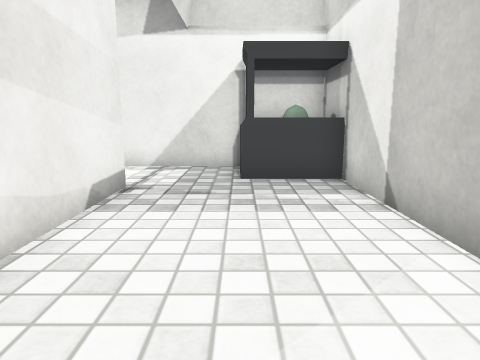
[1] (above)

18 first-person views from a walk through a scene from a Unity 3-D project. The camera is 0.71 m above the floor, tilts 10° down and sees 70° across. The floor is counted in squares, 0.5 m on a side. Each view is taken from the middle of a square. On the plan, view 1 faces up. The plan holds only what a view shows up to about 15 squares ahead; the rest is blank. The place goes on beyond the plan. The player character is not drawn. Some surface patterns are stand-ins.

[2]
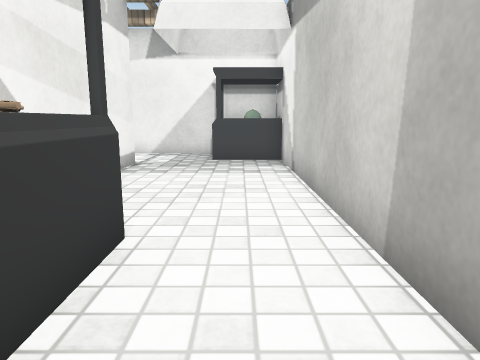

[3]
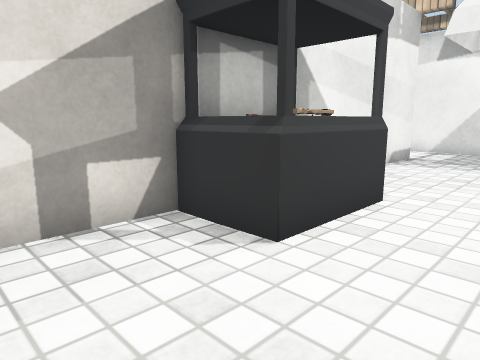

[4]
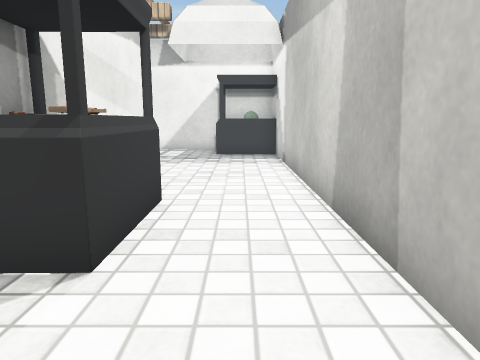

[5]
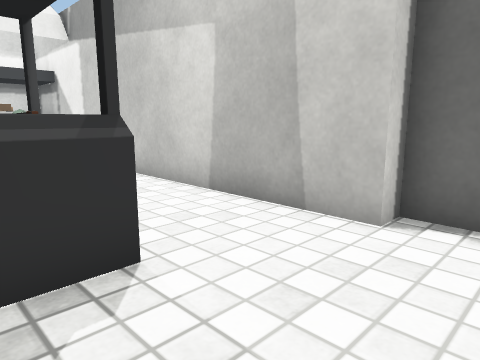

[6]
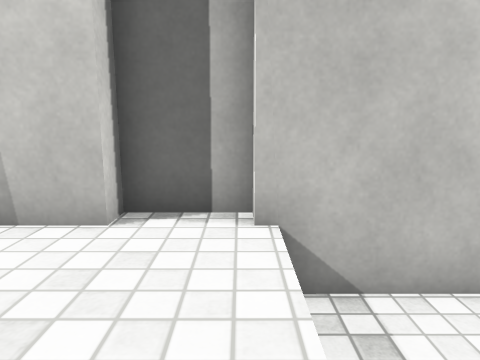

[7]
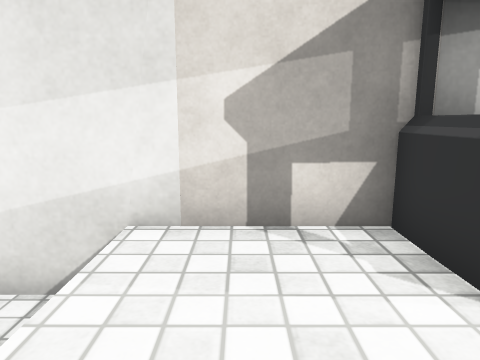

[8]
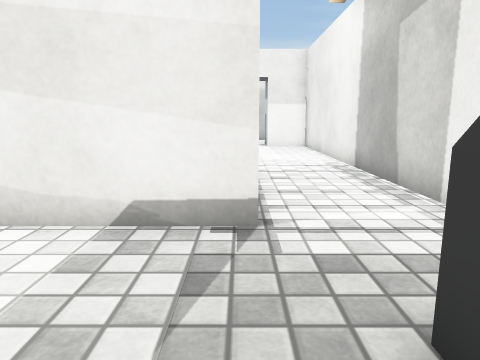

[9]
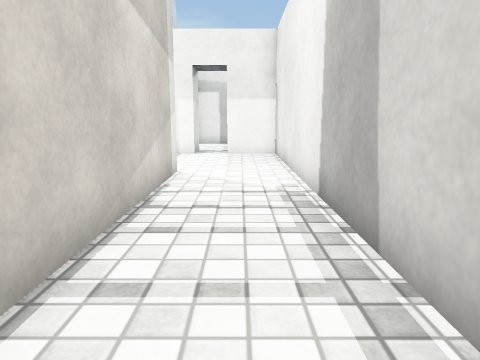

[10]
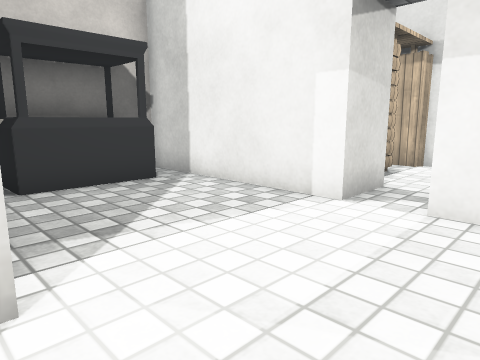

[11]
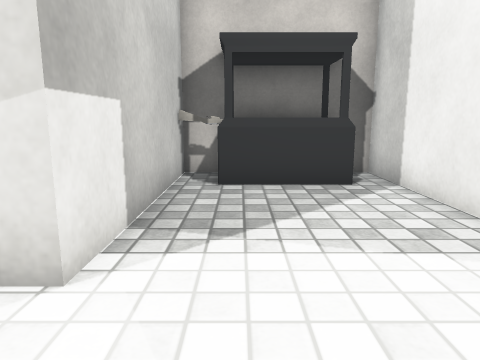

[12]
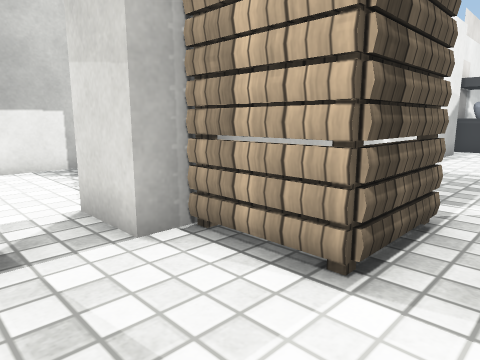

[13]
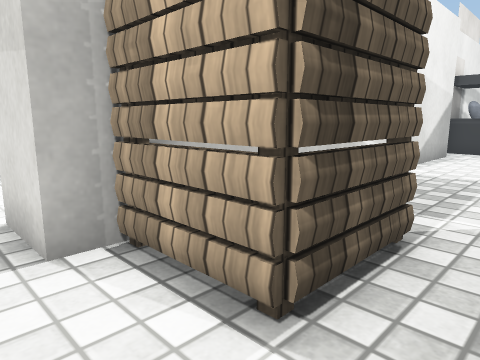

[14]
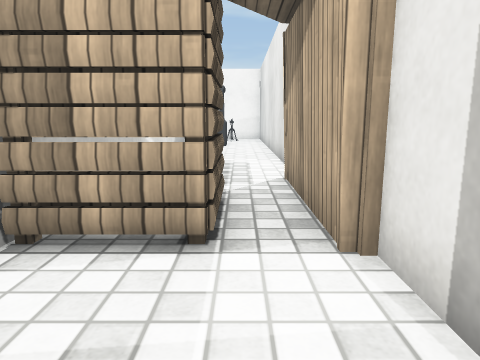

[15]
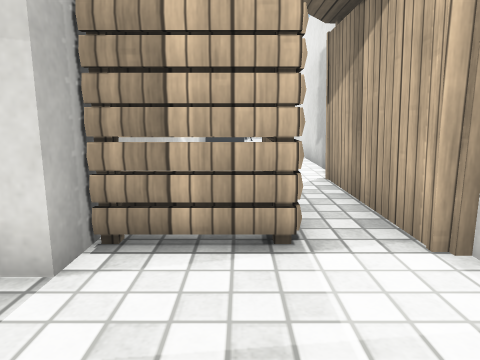

[16]
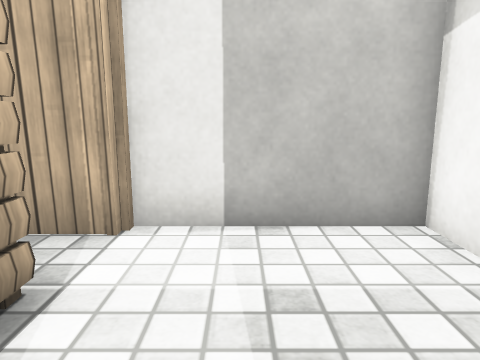

[17]
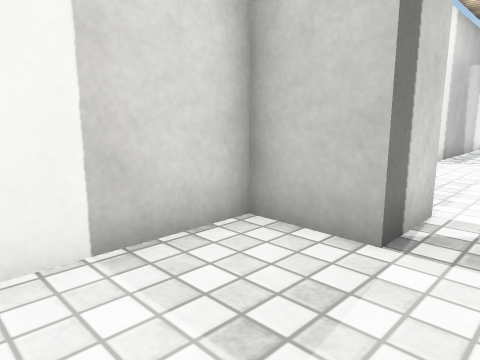

[18]
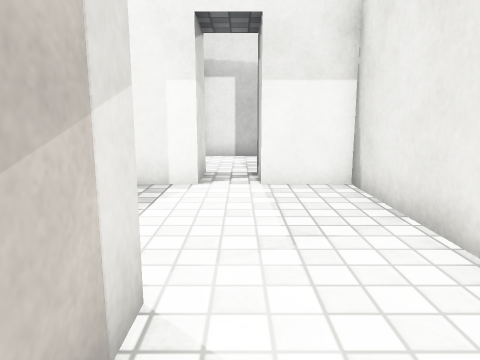

### Floor plan
Key: @ floor where view 1 was taken; # wall or solid block; . floor; v drop or lower ground; G gun; O other object.
Columns run from 23 left of view 1 to 3 right of it. Each row starts with its distance up from view 1.
 11 ###########################
 10 #....##................OOOO
  9 #....##................OOOO
  8 #......................OOOO
  7 #....##.....#########.....#
  6 OOOOOO#.....#       #.....#
  5  OOO ##.....#       #.....#
  4  OOO ##.....#       #.....#
  3  O.. ##.....#       #.....#
  2  O.. ##.OOO.#       #.....#
  1   .. ###OOOO#       #.....#
  0  #...#              #OG@..#
 -1  #...#              #OG...#
 -2  #...#              #OG...#
 -3  #...#              #OO...#
 -4  #...#              #.....#
 -5  #...#              #.....#
 -6     .#              #.....#
 -7     .#              #vvvvv#
 -8     .                vv vv
 -9    OOOO                 vv

Where each view was taken, in squares from view 1:
view 1: 0 up, 0 right, facing up
view 2: 4 down, 1 right, facing up
view 3: 6 down, 2 right, facing up-left
view 4: 6 down, 1 right, facing up
view 5: 6 down, 2 left, facing up-right
view 6: 6 down, 2 left, facing right
view 7: 5 down, 2 right, facing left
view 8: 7 up, 2 right, facing left
view 9: 9 up, 2 left, facing left
view 10: 10 up, 11 left, facing down-left
view 11: 10 up, 13 left, facing down
view 12: 9 up, 22 left, facing down-right
view 13: 8 up, 22 left, facing down-right
view 14: 10 up, 21 left, facing down
view 15: 10 up, 20 left, facing down
view 16: 8 up, 18 left, facing left
view 17: 7 up, 22 left, facing up-right
view 18: 8 up, 9 left, facing left
